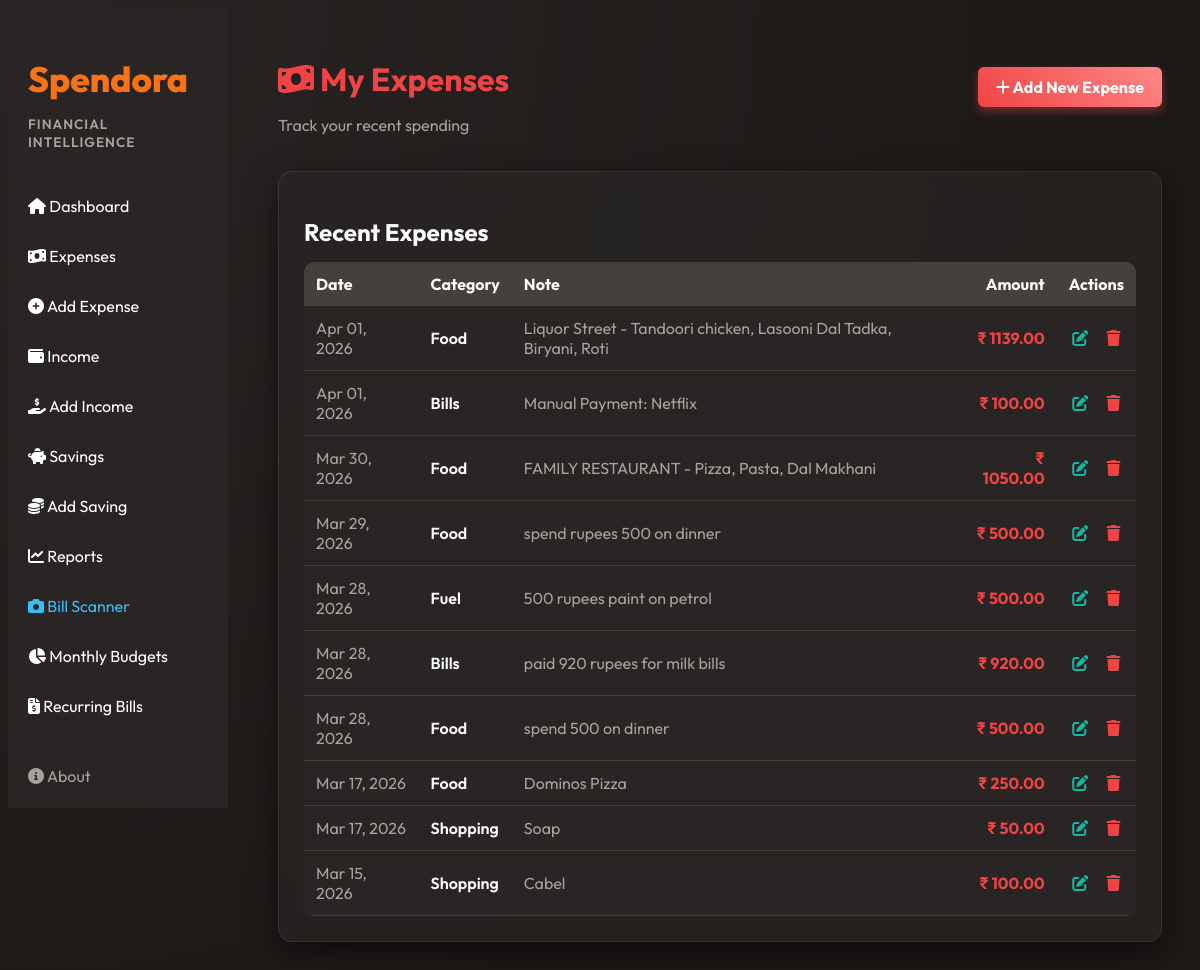
Page /expense/ (signed in) on the earlier database version.
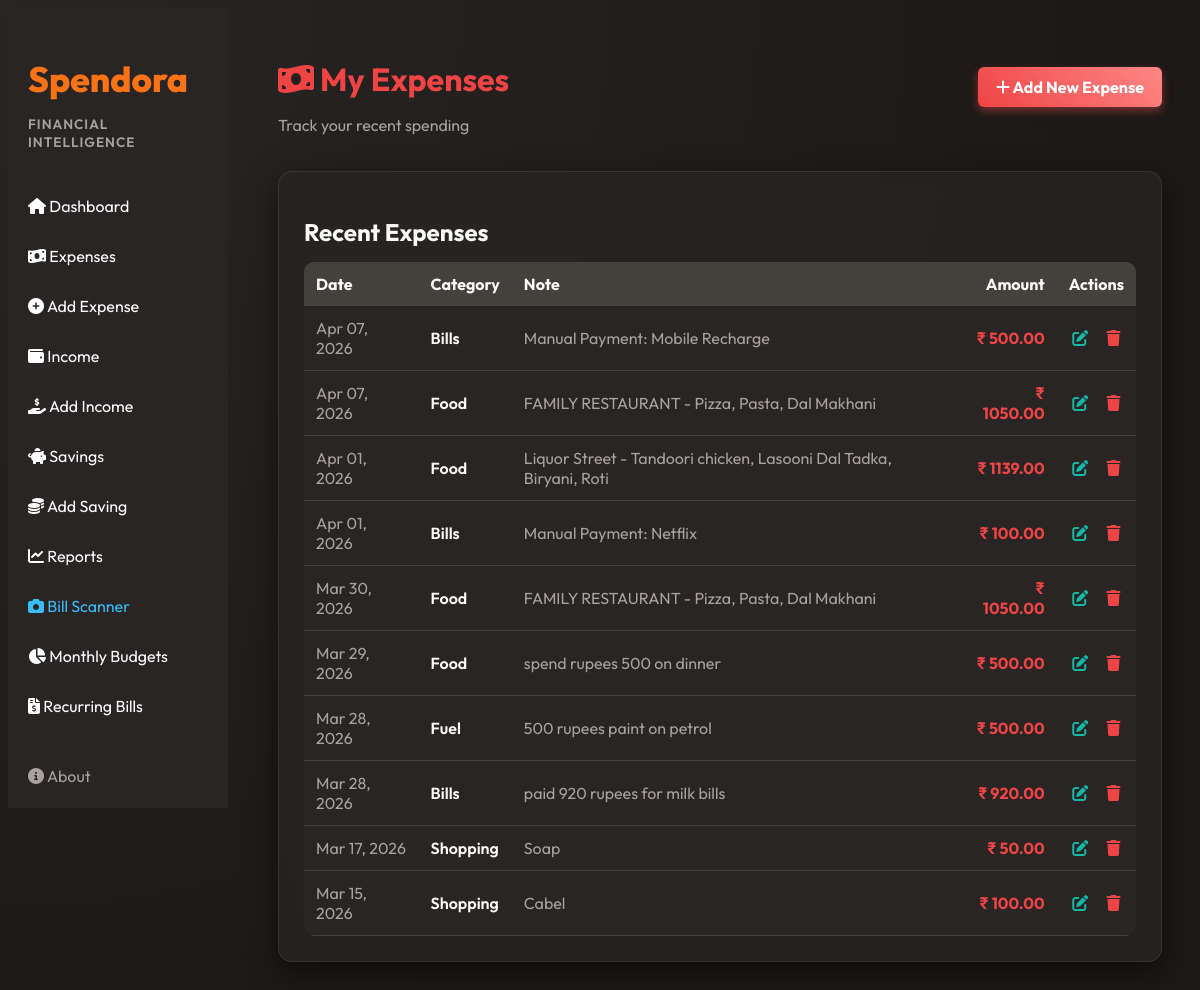
Same page on the later database version.
### tracker/models.py (models this page shows, shortened)
class Expense(models.Model):
    user = models.ForeignKey(User, on_delete=models.CASCADE)
    amount = models.DecimalField(max_digits=10, decimal_places=2)
    category = models.ForeignKey(Category, on_delete=models.CASCADE)
    description = models.TextField(blank=True)
    date = models.DateField(default=timezone.now)

class Category(models.Model):
    user = models.ForeignKey(User, on_delete=models.CASCADE)
    name = models.CharField(max_length=100)
    def __str__(self):
        return self.name

### tracker/views.py (the view)
# urls.py: path('expense/', views.expense_list, name='expense_list'),
@login_required
def expense_list(request):
    expenses = Expense.objects.filter(user=request.user).order_by('-date')
    return render(request,'expense.html',{'expenses':expenses})

### templates/expense.html (shortened to what this page needs)
{% extends "base.html" %}
{% block content %}
<div class="dashboard-header" style="display:flex; justify-content:space-between; align-items:center; margin-bottom: 20px;">
    <div>
        <h1 style="color: var(--danger);"><i class="fas fa-money-bill-wave"></i> My Expenses</h1>
        <p style="color: var(--text-muted);">Track your recent spending</p>
    </div>
    <a href="/expense/add/" class="btn" style="background: linear-gradient(45deg, var(--danger), #ff8787); font-weight: bold; border:none; box-shadow: 0 4px 10px rgba(250,82,82,0.4);"><i class="fas fa-plus"></i> Add New Expense</a>
</div>
<div class="chart-container" style="margin-top:20px;">
    <h2 style="color: var(--text-light); margin-bottom: 15px;">Recent Expenses</h2>
    {% if expenses %}
    <table class="expense-table" style="border-radius:10px; overflow:hidden;">
        <thead>
            <tr style="background: var(--card-bg);">
                <th style="text-align:left;">Date</th>
                <th style="text-align:left;">Category</th>
                <th style="text-align:left;">Note</th>
                <th style="text-align:right;">Amount</th>
                <th style="text-align:center;">Actions</th>
            </tr>
        </thead>
        <tbody>
            {% for e in expenses %}
            <tr>
                <td style="color:var(--text-muted)">{{ e.date|date:"M d, Y" }}</td>
                <td style="font-weight:600; color:var(--text-light)">{{ e.category }}</td>
                <td style="color:var(--text-muted)">{{ e.description }}</td>
                <td style="text-align:right; font-weight:bold; color:var(--danger);">₹ {{ e.amount }}</td>
                <td style="text-align:center;">
                    <a href="{% url 'edit_expense' e.id %}" style="color:var(--accent-teal); text-decoration:none; margin-right:15px;" title="Edit"><i class="fas fa-edit"></i></a>
                    <a href="{% url 'delete_expense' e.id %}" style="color:var(--danger); text-decoration:none;" title="Delete" onclick="return confirm('Delete this expense?')"><i class="fas fa-trash"></i></a>
                </td>
            </tr>
            {% endfor %}
        </tbody>
    </table>
    {% endif %}
</div>
<link rel="stylesheet" href="https://cdnjs.cloudflare.com/ajax/libs/font-awesome/6.4.0/css/all.min.css">
{% endblock %}

### templates/base.html (shortened to what this page needs)
{% load static %}
<!DOCTYPE html>
<html>
<head>
<link rel="stylesheet" href="{% static 'css/style.css' %}">
<link rel="stylesheet" href="https://cdnjs.cloudflare.com/ajax/libs/font-awesome/6.4.0/css/all.min.css">
</head>
<body>
<div class="sidebar" style="overflow-y: auto;">
<div style="font-family: 'Outfit', sans-serif;">
    <h2 style="color: var(--accent-orange); font-weight: 800; font-size: 2.2rem; margin-bottom: 5px;">Spendora</h2>
    <p style="font-size: 0.85em; color: var(--text-muted); font-weight: 600; letter-spacing: 1px; text-transform: uppercase; margin-bottom: 30px;">Financial Intelligence</p>
</div>
<a href="/"><i class="fas fa-home"></i> Dashboard</a>
<a href="/expense/"><i class="fas fa-money-bill-wave"></i> Expenses</a>
<a href="/expense/add/"><i class="fas fa-plus-circle"></i> Add Expense</a>
<a href="/income/"><i class="fas fa-wallet"></i> Income</a>
<a href="/income/add/"><i class="fas fa-hand-holding-usd"></i> Add Income</a>
<a href="/saving/"><i class="fas fa-piggy-bank"></i> Savings</a>
<a href="/saving/add/"><i class="fas fa-coins"></i> Add Saving</a>
<a href="/reports/"><i class="fas fa-chart-line"></i> Reports</a>
<a href="/scan-receipt-page/" style="color: var(--accent-blue);"><i class="fas fa-camera"></i> Bill Scanner</a>
<a href="/budgets/"><i class="fas fa-chart-pie"></i> Monthly Budgets</a>
<a href="/bills/"><i class="fas fa-file-invoice-dollar"></i> Recurring Bills</a>
<br>
<a href="{% url 'about' %}" style="color: var(--text-muted);"><i class="fas fa-info-circle"></i> About</a>
<br>
</div>
<div class="main-content">
{% block content %}
{% endblock %}
</div>
</body>
</html>

### static/css/style.css (style rules this page uses)
:root { --bg-main: #1C1917; --bg-gradient: radial-gradient(circle at top left, #292524, #1C1917 70%); --card-bg: rgba(41, 37, 36, 0.7); --card-hover: rgba(68, 64, 60, 0.8); --nav-bg: linear-gradient(90deg, #1C1917, #292524); --text-light: #FAFAF9; --text-muted: #A8A29E; --accent-orange: #F97316; --accent-yellow: #F59E0B; --accent-teal: #14B8A6; --accent-blue: #38BDF8; --success: #10B981; --danger: #EF4444; --sidebar-bg: #292524; --table-header: #44403C; --table-row-hover: #292524; }
body { font-family: 'Outfit', 'Inter', sans-serif; color: var(--text-light); background: var(--bg-gradient); }
.dashboard-header { margin-bottom:25px; }
.dashboard-header h1 { font-size:32px; margin-bottom:5px; }
.dashboard-header p { color:var(--text-muted); }
.chart-container { background: var(--card-bg); backdrop-filter: blur(8px); border: 1px solid rgba(255, 255, 255, 0.08); padding:25px; border-radius:14px; box-shadow:0px 10px 30px rgba(0,0,0,0.5); }
.chart-container h2 { margin-bottom:20px; }
.btn { background:var(--accent-orange); padding:10px 18px; color:white; border-radius:6px; text-decoration:none; display:inline-block; margin-bottom:15px; }
.expense-table { width:100%; border-collapse:collapse; background:var(--sidebar-bg); }
.expense-table th { background:var(--table-header); padding:12px; }
.expense-table td { padding:12px; border-bottom:1px solid var(--table-header); }
.sidebar { width:220px; height:100vh; box-sizing: border-box; background:var(--sidebar-bg); position:fixed; padding:20px; display: flex; flex-direction: column; overflow-y: auto; }
.sidebar h2 { color:var(--accent-orange); margin-bottom:30px; }
.sidebar a { display:block; color:white; text-decoration:none; margin:15px 0; }
.main-content { margin-left:240px; padding:30px; }

Differences in the rows shown:
removed Expense: date "Mar 28, 2026", category "Food", description "spend 500 on dinner", amount "500.00"
removed Expense: date "Mar 17, 2026", category "Food", description "Dominos Pizza", amount "250.00"
added Expense: date "Apr 07, 2026", category "Bills", description "Manual Payment: Mobile Recharge", amount "500.00"
added Expense: date "Apr 07, 2026", category "Food", description "FAMILY RESTAURANT - Pizza, Pasta, Dal Makhani", amount "1050.00"
